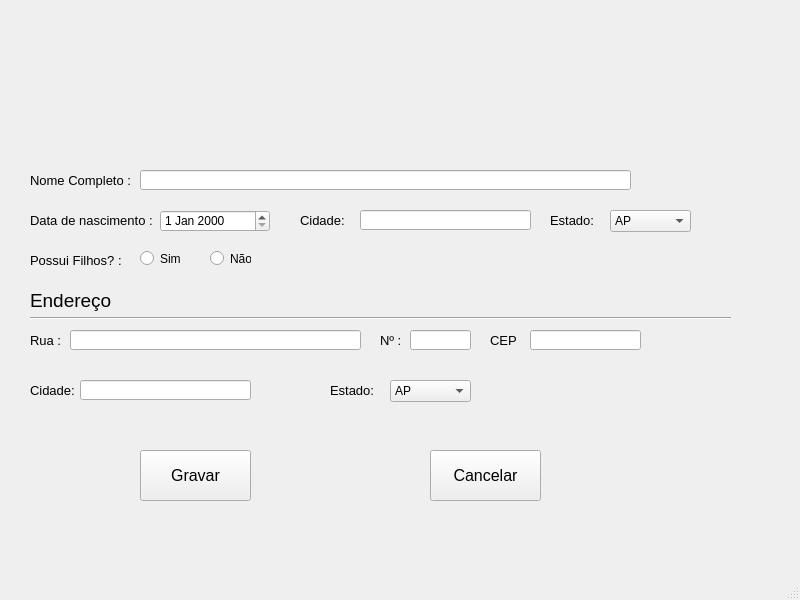
<?xml version="1.0" encoding="UTF-8"?>
<ui version="4.0">
 <class>janelaSenac</class>
 <widget class="QMainWindow" name="janelaSenac">
  <property name="geometry">
   <rect>
    <x>0</x>
    <y>0</y>
    <width>800</width>
    <height>600</height>
   </rect>
  </property>
  <property name="windowTitle">
   <string>Tela de cadastro SENAC</string>
  </property>
  <widget class="QWidget" name="centralwidget">
   <widget class="QLabel" name="label_logoSenac">
    <property name="geometry">
     <rect>
      <x>240</x>
      <y>10</y>
      <width>331</width>
      <height>131</height>
     </rect>
    </property>
    <property name="text">
     <string/>
    </property>
    <property name="pixmap">
     <pixmap>../../imagens/Logo_senac.png</pixmap>
    </property>
    <property name="scaledContents">
     <bool>true</bool>
    </property>
   </widget>
   <widget class="QLabel" name="labelNome">
    <property name="geometry">
     <rect>
      <x>30</x>
      <y>160</y>
      <width>101</width>
      <height>41</height>
     </rect>
    </property>
    <property name="font">
     <font>
      <pointsize>10</pointsize>
     </font>
    </property>
    <property name="text">
     <string>Nome Completo :</string>
    </property>
   </widget>
   <widget class="QLineEdit" name="inputNome">
    <property name="geometry">
     <rect>
      <x>140</x>
      <y>170</y>
      <width>491</width>
      <height>20</height>
     </rect>
    </property>
   </widget>
   <widget class="QLabel" name="labelData">
    <property name="geometry">
     <rect>
      <x>30</x>
      <y>200</y>
      <width>131</width>
      <height>41</height>
     </rect>
    </property>
    <property name="font">
     <font>
      <pointsize>10</pointsize>
     </font>
    </property>
    <property name="text">
     <string>Data de nascimento :</string>
    </property>
   </widget>
   <widget class="QDateEdit" name="inputData">
    <property name="geometry">
     <rect>
      <x>160</x>
      <y>210</y>
      <width>110</width>
      <height>22</height>
     </rect>
    </property>
   </widget>
   <widget class="QLabel" name="labelEstado">
    <property name="geometry">
     <rect>
      <x>550</x>
      <y>200</y>
      <width>60</width>
      <height>41</height>
     </rect>
    </property>
    <property name="font">
     <font>
      <pointsize>10</pointsize>
     </font>
    </property>
    <property name="text">
     <string>Estado:</string>
    </property>
   </widget>
   <widget class="QLabel" name="labelCidade">
    <property name="geometry">
     <rect>
      <x>300</x>
      <y>200</y>
      <width>51</width>
      <height>41</height>
     </rect>
    </property>
    <property name="font">
     <font>
      <pointsize>10</pointsize>
     </font>
    </property>
    <property name="text">
     <string>Cidade:</string>
    </property>
   </widget>
   <widget class="QLineEdit" name="inputCidade">
    <property name="geometry">
     <rect>
      <x>360</x>
      <y>210</y>
      <width>171</width>
      <height>20</height>
     </rect>
    </property>
   </widget>
   <widget class="QComboBox" name="inputEstado">
    <property name="geometry">
     <rect>
      <x>610</x>
      <y>210</y>
      <width>81</width>
      <height>22</height>
     </rect>
    </property>
    <item>
     <property name="text">
      <string>AP</string>
     </property>
    </item>
    <item>
     <property name="text">
      <string>AM</string>
     </property>
    </item>
    <item>
     <property name="text">
      <string>PA</string>
     </property>
    </item>
    <item>
     <property name="text">
      <string>TO</string>
     </property>
    </item>
    <item>
     <property name="text">
      <string>AC</string>
     </property>
    </item>
    <item>
     <property name="text">
      <string>SE</string>
     </property>
    </item>
    <item>
     <property name="text">
      <string>MA</string>
     </property>
    </item>
    <item>
     <property name="text">
      <string>MS</string>
     </property>
    </item>
    <item>
     <property name="text">
      <string>MT</string>
     </property>
    </item>
    <item>
     <property name="text">
      <string>PR</string>
     </property>
    </item>
    <item>
     <property name="text">
      <string>SP</string>
     </property>
    </item>
    <item>
     <property name="text">
      <string>RJ</string>
     </property>
    </item>
   </widget>
   <widget class="QLabel" name="labelFilhos">
    <property name="geometry">
     <rect>
      <x>30</x>
      <y>240</y>
      <width>91</width>
      <height>41</height>
     </rect>
    </property>
    <property name="font">
     <font>
      <pointsize>10</pointsize>
     </font>
    </property>
    <property name="text">
     <string>Possui Filhos? :</string>
    </property>
   </widget>
   <widget class="QRadioButton" name="radioInput_sim">
    <property name="geometry">
     <rect>
      <x>140</x>
      <y>250</y>
      <width>41</width>
      <height>17</height>
     </rect>
    </property>
    <property name="text">
     <string>Sim</string>
    </property>
   </widget>
   <widget class="QRadioButton" name="radioInput_nao">
    <property name="geometry">
     <rect>
      <x>210</x>
      <y>250</y>
      <width>41</width>
      <height>17</height>
     </rect>
    </property>
    <property name="text">
     <string>Não</string>
    </property>
   </widget>
   <widget class="QLabel" name="labelEndereco">
    <property name="geometry">
     <rect>
      <x>30</x>
      <y>280</y>
      <width>91</width>
      <height>41</height>
     </rect>
    </property>
    <property name="font">
     <font>
      <pointsize>14</pointsize>
     </font>
    </property>
    <property name="text">
     <string>Endereço</string>
    </property>
   </widget>
   <widget class="Line" name="lineDivisoria">
    <property name="geometry">
     <rect>
      <x>30</x>
      <y>310</y>
      <width>701</width>
      <height>16</height>
     </rect>
    </property>
    <property name="orientation">
     <enum>Qt::Horizontal</enum>
    </property>
   </widget>
   <widget class="QLabel" name="labelRua">
    <property name="geometry">
     <rect>
      <x>30</x>
      <y>320</y>
      <width>31</width>
      <height>41</height>
     </rect>
    </property>
    <property name="font">
     <font>
      <pointsize>10</pointsize>
     </font>
    </property>
    <property name="text">
     <string>Rua :</string>
    </property>
   </widget>
   <widget class="QLineEdit" name="inputRua">
    <property name="geometry">
     <rect>
      <x>70</x>
      <y>330</y>
      <width>291</width>
      <height>20</height>
     </rect>
    </property>
   </widget>
   <widget class="QLabel" name="labelNumero">
    <property name="geometry">
     <rect>
      <x>380</x>
      <y>330</y>
      <width>31</width>
      <height>21</height>
     </rect>
    </property>
    <property name="font">
     <font>
      <pointsize>10</pointsize>
     </font>
    </property>
    <property name="text">
     <string>Nº :</string>
    </property>
   </widget>
   <widget class="QLineEdit" name="inputNumero">
    <property name="geometry">
     <rect>
      <x>410</x>
      <y>330</y>
      <width>61</width>
      <height>20</height>
     </rect>
    </property>
   </widget>
   <widget class="QLabel" name="labelCep">
    <property name="geometry">
     <rect>
      <x>490</x>
      <y>330</y>
      <width>31</width>
      <height>21</height>
     </rect>
    </property>
    <property name="font">
     <font>
      <pointsize>10</pointsize>
     </font>
    </property>
    <property name="text">
     <string>CEP :</string>
    </property>
   </widget>
   <widget class="QLineEdit" name="inputCep">
    <property name="geometry">
     <rect>
      <x>530</x>
      <y>330</y>
      <width>111</width>
      <height>20</height>
     </rect>
    </property>
   </widget>
   <widget class="QLabel" name="labelCidade_endereco">
    <property name="geometry">
     <rect>
      <x>30</x>
      <y>370</y>
      <width>51</width>
      <height>41</height>
     </rect>
    </property>
    <property name="font">
     <font>
      <pointsize>10</pointsize>
     </font>
    </property>
    <property name="text">
     <string>Cidade:</string>
    </property>
   </widget>
   <widget class="QLineEdit" name="inputCidade_endereco">
    <property name="geometry">
     <rect>
      <x>80</x>
      <y>380</y>
      <width>171</width>
      <height>20</height>
     </rect>
    </property>
   </widget>
   <widget class="QPushButton" name="botaoGravar">
    <property name="geometry">
     <rect>
      <x>140</x>
      <y>450</y>
      <width>111</width>
      <height>51</height>
     </rect>
    </property>
    <property name="font">
     <font>
      <pointsize>12</pointsize>
     </font>
    </property>
    <property name="text">
     <string>Gravar</string>
    </property>
   </widget>
   <widget class="QPushButton" name="botaoCancelar">
    <property name="geometry">
     <rect>
      <x>430</x>
      <y>450</y>
      <width>111</width>
      <height>51</height>
     </rect>
    </property>
    <property name="font">
     <font>
      <pointsize>12</pointsize>
     </font>
    </property>
    <property name="text">
     <string>Cancelar</string>
    </property>
   </widget>
   <widget class="QLabel" name="labelEstado_endereco">
    <property name="geometry">
     <rect>
      <x>330</x>
      <y>370</y>
      <width>60</width>
      <height>41</height>
     </rect>
    </property>
    <property name="font">
     <font>
      <pointsize>10</pointsize>
     </font>
    </property>
    <property name="text">
     <string>Estado:</string>
    </property>
   </widget>
   <widget class="QComboBox" name="inputEstado_endereco">
    <property name="geometry">
     <rect>
      <x>390</x>
      <y>380</y>
      <width>81</width>
      <height>22</height>
     </rect>
    </property>
    <item>
     <property name="text">
      <string>AP</string>
     </property>
    </item>
    <item>
     <property name="text">
      <string>AM</string>
     </property>
    </item>
    <item>
     <property name="text">
      <string>PA</string>
     </property>
    </item>
    <item>
     <property name="text">
      <string>TO</string>
     </property>
    </item>
    <item>
     <property name="text">
      <string>AC</string>
     </property>
    </item>
    <item>
     <property name="text">
      <string>SE</string>
     </property>
    </item>
    <item>
     <property name="text">
      <string>MA</string>
     </property>
    </item>
    <item>
     <property name="text">
      <string>MS</string>
     </property>
    </item>
    <item>
     <property name="text">
      <string>MT</string>
     </property>
    </item>
    <item>
     <property name="text">
      <string>PR</string>
     </property>
    </item>
    <item>
     <property name="text">
      <string>SP</string>
     </property>
    </item>
    <item>
     <property name="text">
      <string>RJ</string>
     </property>
    </item>
   </widget>
  </widget>
  <widget class="QMenuBar" name="menubar">
   <property name="geometry">
    <rect>
     <x>0</x>
     <y>0</y>
     <width>800</width>
     <height>21</height>
    </rect>
   </property>
  </widget>
  <widget class="QStatusBar" name="statusbar"/>
 </widget>
 <resources/>
 <connections/>
</ui>
